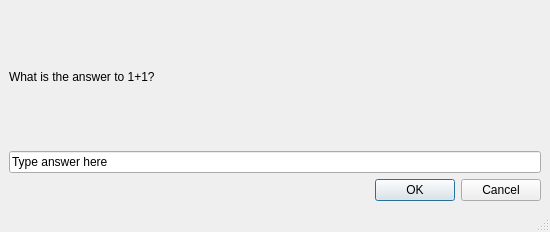
<?xml version="1.0" encoding="UTF-8"?>
<ui version="4.0">
 <class>MainWindow2</class>
 <widget class="QMainWindow" name="MainWindow2">
  <property name="geometry">
   <rect>
    <x>0</x>
    <y>0</y>
    <width>550</width>
    <height>232</height>
   </rect>
  </property>
  <property name="windowTitle">
   <string>MainWindow</string>
  </property>
  <widget class="QWidget" name="centralwidget">
   <layout class="QVBoxLayout" name="verticalLayout">
    <item>
     <widget class="QLabel" name="label">
      <property name="text">
       <string>What is the answer to 1+1?</string>
      </property>
     </widget>
    </item>
    <item>
     <widget class="QLineEdit" name="lineEdit">
      <property name="text">
       <string>Type answer here</string>
      </property>
     </widget>
    </item>
    <item>
     <widget class="QDialogButtonBox" name="buttonBox">
      <property name="standardButtons">
       <set>QDialogButtonBox::Cancel|QDialogButtonBox::Ok</set>
      </property>
     </widget>
    </item>
   </layout>
  </widget>
  <widget class="QMenuBar" name="menubar">
   <property name="geometry">
    <rect>
     <x>0</x>
     <y>0</y>
     <width>550</width>
     <height>26</height>
    </rect>
   </property>
  </widget>
  <widget class="QStatusBar" name="statusbar"/>
 </widget>
 <resources/>
 <connections/>
</ui>
